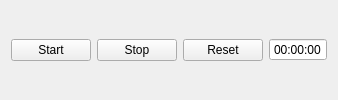
<?xml version="1.0" encoding="UTF-8"?>
<ui version="4.0">
 <class>NStopWatch</class>
 <widget class="QFrame" name="NStopWatch">
  <layout class="QHBoxLayout" name="mainHorizontalLayout">
   <property name="topMargin">
    <number>0</number>
   </property>
   <property name="bottomMargin">
    <number>0</number>
   </property>
   <item>
    <layout class="QHBoxLayout" name="horizontalLayoutButtons">
     <item>
      <widget class="QPushButton" name="pushButtonStart">
       <property name="text">
        <string>Start</string>
       </property>
      </widget>
     </item>
     <item>
      <widget class="QPushButton" name="pushButtonStop">
       <property name="text">
        <string>Stop</string>
       </property>
      </widget>
     </item>
     <item>
      <widget class="QPushButton" name="pushButtonReset">
       <property name="text">
        <string>Reset</string>
       </property>
      </widget>
     </item>
    </layout>
   </item>
   <item>
    <widget class="QTimeEdit" name="timeEdit">
     <property name="alignment">
      <set>Qt::AlignCenter</set>
     </property>
     <property name="readOnly">
      <bool>true</bool>
     </property>
     <property name="buttonSymbols">
      <enum>QAbstractSpinBox::NoButtons</enum>
     </property>
     <property name="displayFormat">
      <string>HH:mm:ss</string>
     </property>
    </widget>
   </item>
  </layout>
 </widget>
 <resources/>
 <connections>
  <connection>
   <sender>pushButtonStart</sender>
   <signal>clicked()</signal>
   <receiver>NStopWatch</receiver>
   <slot>start()</slot>
   <hints>
    <hint type="sourcelabel">
     <x>38</x>
     <y>29</y>
    </hint>
    <hint type="destinationlabel">
     <x>127</x>
     <y>8</y>
    </hint>
   </hints>
  </connection>
  <connection>
   <sender>pushButtonStop</sender>
   <signal>clicked()</signal>
   <receiver>NStopWatch</receiver>
   <slot>stop()</slot>
   <hints>
    <hint type="sourcelabel">
     <x>111</x>
     <y>33</y>
    </hint>
    <hint type="destinationlabel">
     <x>206</x>
     <y>10</y>
    </hint>
   </hints>
  </connection>
  <connection>
   <sender>pushButtonReset</sender>
   <signal>clicked()</signal>
   <receiver>NStopWatch</receiver>
   <slot>reset()</slot>
   <hints>
    <hint type="sourcelabel">
     <x>183</x>
     <y>27</y>
    </hint>
    <hint type="destinationlabel">
     <x>312</x>
     <y>11</y>
    </hint>
   </hints>
  </connection>
 </connections>
 <slots>
  <slot>start()</slot>
  <slot>stop()</slot>
  <slot>reset()</slot>
 </slots>
</ui>
